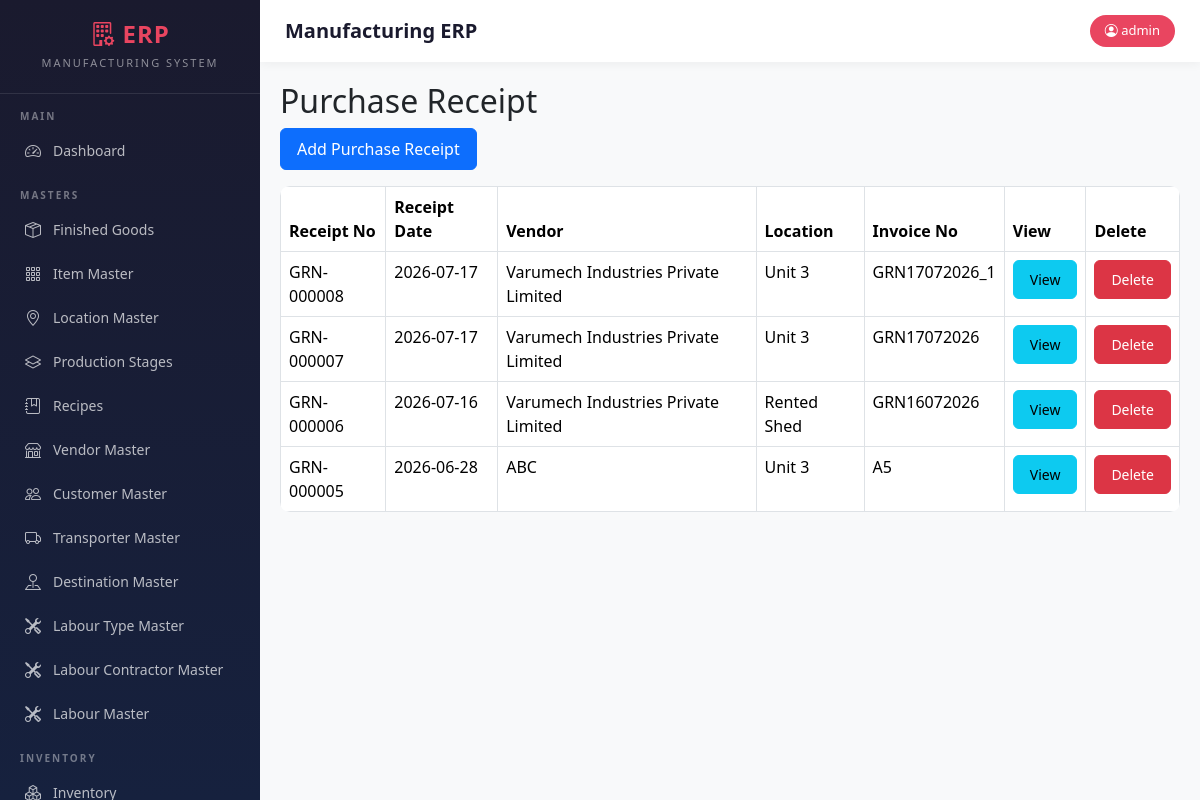
/purchase-receipt (signed in), run on the app's committed database.
### models.py (models this page shows)
class User(UserMixin, db.Model):
    __tablename__ = "users"
    id = db.Column(db.Integer, primary_key=True)
    username = db.Column(
        db.String(100),
        unique=True,
        nullable=False
    )
    password = db.Column(
        db.String(255),
        nullable=False
    )
    role = db.Column(
        db.String(20),
        nullable=False
    )

class PurchaseReceiptHeader(db.Model):
    __tablename__ = "purchase_receipt_header"
    id = db.Column(
        db.Integer,
        primary_key=True
    )
    receipt_date = db.Column(
        db.Date,
        nullable=False
    )
    vendor_id = db.Column(
        db.Integer,
        db.ForeignKey("vendor_master.id"),
        nullable=False
    )
    location_id = db.Column(
        db.Integer,
        db.ForeignKey("location_master.id"),
        nullable=False
    )
    invoice_no = db.Column(
        db.String(100)
    )
    invoice_date = db.Column(
        db.Date
    )
    remarks = db.Column(
        db.String(500)
    )
    vendor = db.relationship(
        "VendorMaster"
    )
    location = db.relationship(
        "LocationMaster"
    )
    basic_amount = db.Column(
    db.Float,
    default=0
    )
    gst_amount = db.Column(
    db.Float,
    default=0
    )
    invoice_amount = db.Column(
    db.Float,
    default=0
    )
    details = db.relationship(
        "PurchaseReceiptDetail",
        backref="receipt",
        cascade="all, delete-orphan"
    )

class VendorMaster(db.Model):
    __tablename__ = "vendor_master"
    id = db.Column(
        db.Integer,
        primary_key=True
    )
    vendor_code = db.Column(
        db.String(20),
        unique=True,
        nullable=True
    )
    vendor_name = db.Column(
        db.String(200),
        nullable=False
    )
    contact_person = db.Column(
        db.String(100)
    )
    mobile = db.Column(
        db.String(20)
    )
    email = db.Column(
        db.String(100)
    )
    gst_no = db.Column(
        db.String(30)
    )
    pan_no = db.Column(
        db.String(20)
    )
    address = db.Column(
        db.String(500)
    )
    city = db.Column(
        db.String(100)
    )
    state = db.Column(
        db.String(100)
    )
    country = db.Column(
        db.String(100),
        default="India"
    )
    pincode = db.Column(
        db.String(20)
    )
    active = db.Column(
        db.Boolean,
        default=True
    )

class LocationMaster(db.Model):
    __tablename__ = "location_master"
    id = db.Column(
        db.Integer,
        primary_key=True
    )
    location_code = db.Column(
        db.String(20),
        unique=True,
        nullable=False
    )
    location_name = db.Column(
        db.String(100),
        nullable=False
    )
    active = db.Column(
        db.Boolean,
        default=True
    )

### blueprints/masters/routes.py (the view)
@masters_bp.route("/purchase-receipt")
@login_required
def purchase_receipt():
    receipt_list = PurchaseReceiptHeader.query.order_by(
        PurchaseReceiptHeader.receipt_date.desc(),
        PurchaseReceiptHeader.id.desc()
    ).all()
    return render_template(
        "purchase_receipt.html",
        receipt_list=receipt_list
    )

### app.py (called while the page is built)
@login_manager.user_loader
def load_user(user_id):
    return User.query.get(int(user_id))

### templates/purchase_receipt.html (shortened to what this page needs)
{% extends "base.html" %}
{% block content %}
<h2>
Purchase Receipt
</h2>
<a
href="/purchase-receipt/add"
class="btn btn-primary mb-3">
Add Purchase Receipt
</a>
<table class="table table-bordered">
<thead>
<tr>
<th>
Receipt No
</th>
<th>
Receipt Date
</th>
<th>
Vendor
</th>
<th>
Location
</th>
<th>
Invoice No
</th>
<th>
View
</th>
<th>
Delete
</th>
</tr>
</thead>
<tbody>
{% for row in receipt_list %}
<tr>
<td>
GRN-{{ "%06d"|format(row.id) }}
</td>
<td>
{{ row.receipt_date }}
</td>
<td>
{{ row.vendor.vendor_name }}
</td>
<td>
{{ row.location.location_name }}
</td>
<td>
{{ row.invoice_no }}
</td>
<td>
<a
href="/purchase-receipt/view/{{ row.id }}"
class="btn btn-info btn-sm">
View
</a>
</td>
<td>
<button
type="button"
class="btn btn-danger btn-sm delete-btn"
data-id="{{ row.id }}">
Delete
</button>
</td>
</tr>
{% endfor %}
</tbody>
</table>
{% endblock %}

### templates/base.html (shortened to what this page needs)
<!DOCTYPE html>
<html>
<head>
<link href="https://cdn.jsdelivr.net/npm/bootstrap@5.3.3/dist/css/bootstrap.min.css" rel="stylesheet">
<link href="https://cdn.jsdelivr.net/npm/select2@4.1.0-rc.0/dist/css/select2.min.css" rel="stylesheet" />
<link href="https://cdn.jsdelivr.net/npm/tom-select/dist/css/tom-select.bootstrap5.min.css" rel="stylesheet">
<link rel="stylesheet" href="https://cdn.datatables.net/1.13.8/css/jquery.dataTables.min.css">
<link rel="stylesheet" href="https://cdn.datatables.net/buttons/2.4.2/css/buttons.dataTables.min.css">
<link rel="stylesheet" href="https://cdn.datatables.net/fixedheader/3.4.0/css/fixedHeader.dataTables.min.css">
<link rel="stylesheet" href="https://cdn.datatables.net/fixedcolumns/4.3.0/css/fixedColumns.dataTables.min.css">
<link rel="stylesheet" href="https://cdn.jsdelivr.net/npm/bootstrap-icons@1.11.3/font/bootstrap-icons.min.css">
</head>
<body>
<div class="sidebar">
    <div class="sidebar-brand">
        <h4><i class="bi bi-building-gear"></i> ERP</h4>
        <small>Manufacturing System</small>
    </div>
    <div class="nav-section">Main</div>
    <ul class="nav flex-column">
        <li class="nav-item">
            <a class="nav-link" href="/dashboard">
                <i class="bi bi-speedometer2"></i> Dashboard
            </a>
        </li>
    </ul>
    <div class="nav-section">Masters</div>
    <ul class="nav flex-column">
        <li class="nav-item">
            <a class="nav-link" href="/finished-goods">
                <i class="bi bi-box-seam"></i> Finished Goods
            </a>
        </li>
        <li class="nav-item">
            <a class="nav-link" href="/items">
                <i class="bi bi-grid-3x3-gap"></i> Item Master
            </a>
        </li>
        <li class="nav-item">
            <a class="nav-link" href="/locations">
                <i class="bi bi-geo-alt"></i> Location Master
            </a>
        </li>
        <li class="nav-item">
            <a class="nav-link" href="/production-stages">
                <i class="bi bi-layers"></i> Production Stages
            </a>
        </li>
        <li class="nav-item">
            <a class="nav-link" href="/recipes">
                <i class="bi bi-journal-bookmark"></i> Recipes
            </a>
        </li>
        <li class="nav-item">
            <a class="nav-link" href="/vendors">
                <i class="bi bi-shop"></i> Vendor Master
            </a>
        </li>
        <li class="nav-item">
            <a class="nav-link" href="/customers">
                <i class="bi bi-people"></i> Customer Master
            </a>
        </li>
        <li class="nav-item">
            <a class="nav-link" href="/transporter">
                <i class="bi bi-truck"></i> Transporter Master
            </a>
        </li>
        <li class="nav-item">
            <a class="nav-link" href="/destination">
                <i class="bi bi-pin-map"></i> Destination Master
            </a>
        </li>
                <li class="nav-item">
            <a class="nav-link" href="{{ url_for('labour.labour_types') }}">
                <i class="bi bi-tools"></i> Labour Type Master
            </a>
        </li>
                <li class="nav-item">
            <a class="nav-link" href="{{ url_for('labour.labour_contractors') }}">
                <i class="bi bi-tools"></i> Labour Contractor Master
            </a>
        </li>
        <li class="nav-item">
            <a class="nav-link" href="{{ url_for('labour.labour_master_list') }}">
                <i class="bi bi-tools"></i> Labour Master
            </a>
        </li>
    </ul>
    <div class="nav-section">Inventory</div>
    <ul class="nav flex-column">
        <li class="nav-item">
            <a class="nav-link" href="/inventory">
                <i class="bi bi-boxes"></i> Inventory
            </a>
        </li>
    </ul>
</div>
<div class="main-content">
    <div class="top-bar">
        <h5>{% block page_title %}Manufacturing ERP{% endblock %}</h5>
        <span class="user-badge">
            <i class="bi bi-person-circle"></i> {{ current_user.username }}
        </span>
    </div>
    {% block content %}{% endblock %}
</div>
</body>
</html>

### templates/base.html (style rules this page uses)
.sidebar { background: linear-gradient(180deg, #1a1a2e 0%, #16213e 100%); min-height: 100vh; height: 100vh; position: fixed; top: 0; left: 0; width: 260px; z-index: 1000; overflow-y: auto; overflow-x: hidden; transition: all 0.3s ease; }
.sidebar-brand { padding: 20px; border-bottom: 1px solid rgba(255,255,255,0.1); text-align: center; }
.sidebar-brand h4 { color: #e94560; font-weight: 700; margin: 0; letter-spacing: 1px; }
.sidebar-brand small { color: rgba(255,255,255,0.5); font-size: 11px; text-transform: uppercase; letter-spacing: 2px; }
.nav-section { padding: 15px 20px 5px; color: rgba(255,255,255,0.4); font-size: 10px; text-transform: uppercase; letter-spacing: 2px; font-weight: 600; }
.sidebar .nav-link { color: rgba(255,255,255,0.7); padding: 10px 20px; border-radius: 0; border-left: 3px solid transparent; transition: all 0.2s ease; font-size: 14px; display: flex; align-items: center; gap: 10px; }
.sidebar .nav-link i { font-size: 16px; width: 20px; text-align: center; }
.main-content { margin-left: 260px; padding: 20px; min-height: 100vh; background: #f8f9fa; }
.top-bar { background: #fff; padding: 15px 25px; margin: -20px -20px 20px -20px; box-shadow: 0 2px 10px rgba(0,0,0,0.05); display: flex; justify-content: space-between; align-items: center; }
.top-bar h5 { margin: 0; color: #1a1a2e; font-weight: 600; }
.user-badge { background: #e94560; color: #fff; padding: 6px 15px; border-radius: 20px; font-size: 13px; font-weight: 500; }
.table { background: #fff; border-radius: 10px; overflow: hidden; }
.btn { border-radius: 6px; font-weight: 500; padding: 8px 16px; transition: all 0.2s ease; }
.btn-primary { background: #0d6efd; border-color: #0d6efd; }
.btn-danger { background: #dc3545; border-color: #dc3545; }

### data on the page
User: username "admin"
PurchaseReceiptHeader: id "000008", receipt_date "2026-07-17", vendor.vendor_name "Varumech Industries Private Limited", location.location_name "Unit 3", invoice_no "GRN17072026_1"
PurchaseReceiptHeader: id "000007", receipt_date "2026-07-17", vendor.vendor_name "Varumech Industries Private Limited", location.location_name "Unit 3", invoice_no "GRN17072026"
PurchaseReceiptHeader: id "000006", receipt_date "2026-07-16", vendor.vendor_name "Varumech Industries Private Limited", location.location_name "Rented Shed", invoice_no "GRN16072026"
PurchaseReceiptHeader: id "000005", receipt_date "2026-06-28", vendor.vendor_name "ABC", location.location_name "Unit 3", invoice_no "A5"
